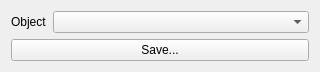
<?xml version="1.0" encoding="UTF-8"?>
<ui version="4.0">
 <class>Form</class>
 <widget class="QWidget" name="Form">
  <property name="geometry">
   <rect>
    <x>0</x>
    <y>0</y>
    <width>320</width>
    <height>72</height>
   </rect>
  </property>
  <layout class="QVBoxLayout" name="verticalLayout">
   <item>
    <layout class="QGridLayout" name="gridLayout">
     <item row="0" column="0">
      <widget class="QLabel" name="label">
       <property name="text">
        <string>Object</string>
       </property>
      </widget>
     </item>
     <item row="0" column="1">
      <widget class="QComboBox" name="input_name">
       <property name="sizePolicy">
        <sizepolicy hsizetype="MinimumExpanding" vsizetype="Fixed">
         <horstretch>0</horstretch>
         <verstretch>0</verstretch>
        </sizepolicy>
       </property>
       <property name="minimumSize">
        <size>
         <width>240</width>
         <height>0</height>
        </size>
       </property>
      </widget>
     </item>
    </layout>
   </item>
   <item>
    <widget class="QPushButton" name="button_ok">
     <property name="text">
      <string>Save...</string>
     </property>
    </widget>
   </item>
  </layout>
 </widget>
 <resources/>
 <connections/>
</ui>
